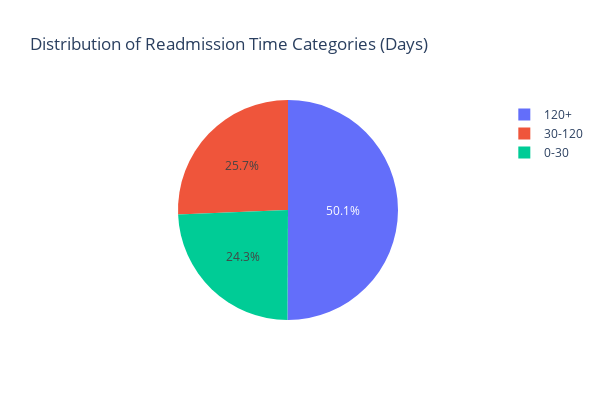

Notebook cell for this chart:
### Markdown cell above
### Distribution of Readmission Time Category

### Code cell
px.pie(
    all_events_df,
    names="READMISSION_TIME_CAT",
    title="Distribution of Readmission Time Categories (Days)",
    labels={"READMISSION_TIME_CAT": "Readmission Time Category"},
    color_discrete_sequence=px.colors.qualitative.Plotly,
    height=400,
    width=600,
).show()

### Figure 1 — Plotly figure (JSON) as saved in the notebook; plotly's stock layout.template omitted (floating-point values rounded to 4 significant figures; data arrays with more than 128 entries replaced by an {"elided": "..."} marker saying what was removed)
{"data": [{"domain": {"x": [0, 1], "y": [0, 1]}, "hovertemplate": "Readmission Time Category=%{label}<extra></extra>", "labels": {"elided": "4377 str values"}, "legendgroup": "", "name": "", "showlegend": true, "type": "pie"}], "layout": {"height": 400, "legend": {"tracegroupgap": 0}, "piecolorway": ["#636EFA", "#EF553B", "#00CC96", "#AB63FA", "#FFA15A", "#19D3F3", "#FF6692", "#B6E880", "#FF97FF", "#FECB52"], "title": {"text": "Distribution of Readmission Time Categories (Days)"}, "width": 600}}
